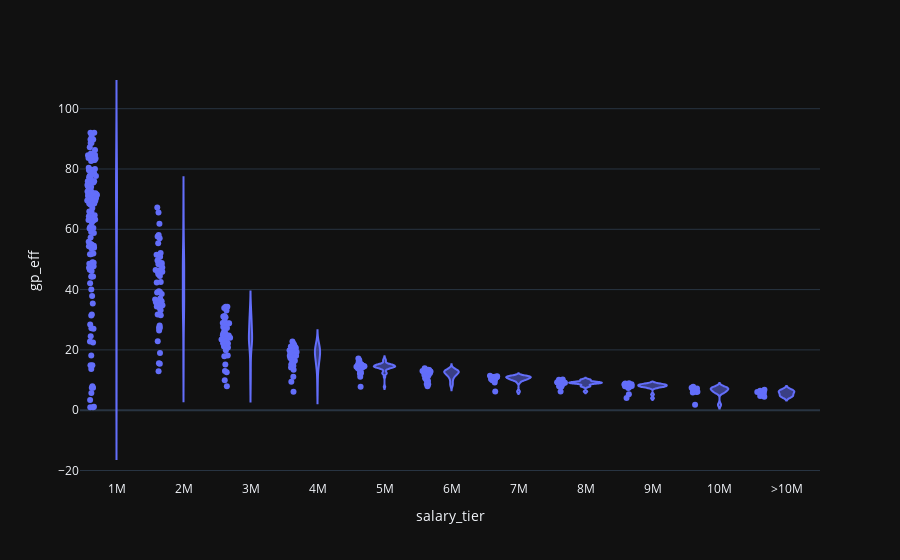

The notebook cell this image was saved under:
### Code cell
fig = px.violin(
    df,
    x="salary_tier",
    y="gp_eff",
    points="all",
    hover_name="playerName"
)
fig.show()

### Figure 1 — Plotly figure (JSON) as saved in the notebook; plotly's stock layout.template omitted (floating-point values rounded to 4 significant figures; data arrays with more than 128 entries replaced by an {"elided": "..."} marker saying what was removed)
{"data": [{"alignmentgroup": "True", "box": {"visible": false}, "hovertemplate": "<b>%{hovertext}</b><br><br>salary_tier=%{x}<br>gp_eff=%{y}<extra></extra>", "hovertext": {"elided": "389 str values"}, "legendgroup": "", "marker": {"color": "#636efa"}, "name": "", "offsetgroup": "", "orientation": "v", "points": "all", "scalegroup": "True", "showlegend": false, "type": "violin", "x": {"elided": "389 str values"}, "x0": " ", "xaxis": "x", "y": {"elided": "389 float values"}, "y0": " ", "yaxis": "y"}], "layout": {"legend": {"tracegroupgap": 0}, "margin": {"t": 60}, "violinmode": "group", "xaxis": {"anchor": "y", "domain": [0, 1], "title": {"text": "salary_tier"}}, "yaxis": {"anchor": "x", "domain": [0, 1], "title": {"text": "gp_eff"}}}}
